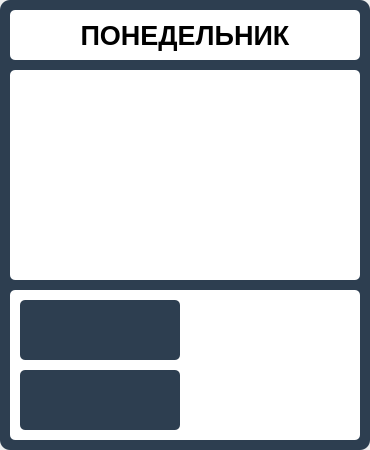
<?xml version="1.0" encoding="UTF-8"?>
<ui version="4.0">
 <class>menuCard</class>
 <widget class="QWidget" name="menuCard">
  <property name="geometry">
   <rect>
    <x>0</x>
    <y>0</y>
    <width>370</width>
    <height>450</height>
   </rect>
  </property>
  <property name="sizePolicy">
   <sizepolicy hsizetype="Fixed" vsizetype="Fixed">
    <horstretch>0</horstretch>
    <verstretch>0</verstretch>
   </sizepolicy>
  </property>
  <property name="styleSheet">
   <string notr="true">border: none;</string>
  </property>
  <layout class="QVBoxLayout" name="outerLayout">
   <property name="spacing">
    <number>0</number>
   </property>
   <property name="leftMargin">
    <number>0</number>
   </property>
   <property name="topMargin">
    <number>0</number>
   </property>
   <property name="rightMargin">
    <number>0</number>
   </property>
   <property name="bottomMargin">
    <number>0</number>
   </property>
   <item>
    <widget class="QFrame" name="mainContainer">
     <property name="styleSheet">
      <string notr="true">background: #2d3e50; border-radius: 10px;</string>
     </property>
     <property name="frameShape">
      <enum>QFrame::Shape::StyledPanel</enum>
     </property>
     <property name="frameShadow">
      <enum>QFrame::Shadow::Raised</enum>
     </property>
     <layout class="QVBoxLayout" name="verticalLayout" stretch="0,0,0">
      <property name="spacing">
       <number>10</number>
      </property>
      <property name="leftMargin">
       <number>10</number>
      </property>
      <property name="topMargin">
       <number>10</number>
      </property>
      <property name="rightMargin">
       <number>10</number>
      </property>
      <property name="bottomMargin">
       <number>10</number>
      </property>
      <item>
       <widget class="QLabel" name="dayLabel">
        <property name="sizePolicy">
         <sizepolicy hsizetype="Expanding" vsizetype="Fixed">
          <horstretch>0</horstretch>
          <verstretch>0</verstretch>
         </sizepolicy>
        </property>
        <property name="minimumSize">
         <size>
          <width>0</width>
          <height>50</height>
         </size>
        </property>
        <property name="font">
         <font>
          <pointsize>20</pointsize>
          <bold>true</bold>
         </font>
        </property>
        <property name="styleSheet">
         <string notr="true">background: white; color: black; border-radius: 5px;</string>
        </property>
        <property name="text">
         <string>ПОНЕДЕЛЬНИК</string>
        </property>
        <property name="alignment">
         <set>Qt::AlignmentFlag::AlignCenter</set>
        </property>
       </widget>
      </item>
      <item>
       <widget class="QFrame" name="menuFrame">
        <property name="sizePolicy">
         <sizepolicy hsizetype="Expanding" vsizetype="Expanding">
          <horstretch>0</horstretch>
          <verstretch>1</verstretch>
         </sizepolicy>
        </property>
        <property name="styleSheet">
         <string notr="true">background: white; border-radius: 5px;</string>
        </property>
        <property name="frameShape">
         <enum>QFrame::Shape::StyledPanel</enum>
        </property>
        <property name="frameShadow">
         <enum>QFrame::Shadow::Raised</enum>
        </property>
        <layout class="QVBoxLayout" name="menuFrameLayout">
         <property name="spacing">
          <number>5</number>
         </property>
         <property name="leftMargin">
          <number>3</number>
         </property>
         <property name="topMargin">
          <number>3</number>
         </property>
         <property name="rightMargin">
          <number>3</number>
         </property>
         <property name="bottomMargin">
          <number>3</number>
         </property>
         <item>
          <widget class="QScrollArea" name="menuScrollArea">
           <property name="sizePolicy">
            <sizepolicy hsizetype="Minimum" vsizetype="Minimum">
             <horstretch>0</horstretch>
             <verstretch>1</verstretch>
            </sizepolicy>
           </property>
           <property name="frameShape">
            <enum>QFrame::Shape::NoFrame</enum>
           </property>
           <property name="frameShadow">
            <enum>QFrame::Shadow::Plain</enum>
           </property>
           <property name="lineWidth">
            <number>0</number>
           </property>
           <property name="horizontalScrollBarPolicy">
            <enum>Qt::ScrollBarPolicy::ScrollBarAlwaysOff</enum>
           </property>
           <property name="widgetResizable">
            <bool>true</bool>
           </property>
           <widget class="QWidget" name="scrollAreaContents">
            <property name="geometry">
             <rect>
              <x>0</x>
              <y>0</y>
              <width>344</width>
              <height>192</height>
             </rect>
            </property>
            <layout class="QVBoxLayout" name="scrollAreaLayout">
             <property name="spacing">
              <number>5</number>
             </property>
             <property name="leftMargin">
              <number>2</number>
             </property>
             <property name="topMargin">
              <number>2</number>
             </property>
             <property name="rightMargin">
              <number>2</number>
             </property>
             <property name="bottomMargin">
              <number>2</number>
             </property>
             <item>
              <layout class="QVBoxLayout" name="menuVerticalLayout">
               <property name="spacing">
                <number>3</number>
               </property>
              </layout>
             </item>
            </layout>
           </widget>
          </widget>
         </item>
        </layout>
       </widget>
      </item>
      <item>
       <widget class="QFrame" name="bottomFrame">
        <property name="sizePolicy">
         <sizepolicy hsizetype="Expanding" vsizetype="Preferred">
          <horstretch>0</horstretch>
          <verstretch>0</verstretch>
         </sizepolicy>
        </property>
        <property name="minimumSize">
         <size>
          <width>0</width>
          <height>150</height>
         </size>
        </property>
        <property name="styleSheet">
         <string notr="true">background: white; border-radius: 5px;</string>
        </property>
        <property name="frameShape">
         <enum>QFrame::Shape::StyledPanel</enum>
        </property>
        <property name="frameShadow">
         <enum>QFrame::Shadow::Raised</enum>
        </property>
        <layout class="QHBoxLayout" name="horizontalLayout">
         <property name="spacing">
          <number>10</number>
         </property>
         <property name="leftMargin">
          <number>10</number>
         </property>
         <property name="topMargin">
          <number>10</number>
         </property>
         <property name="rightMargin">
          <number>10</number>
         </property>
         <property name="bottomMargin">
          <number>10</number>
         </property>
         <item>
          <layout class="QVBoxLayout" name="verticalLayout_3">
           <property name="spacing">
            <number>10</number>
           </property>
           <item>
            <widget class="QPushButton" name="favoriteButton">
             <property name="minimumSize">
              <size>
               <width>60</width>
               <height>60</height>
              </size>
             </property>
             <property name="font">
              <font>
               <bold>true</bold>
              </font>
             </property>
             <property name="cursor">
              <cursorShape>PointingHandCursor</cursorShape>
             </property>
             <property name="styleSheet">
              <string notr="true">border: none; background: #2d3e50; color: white; border-radius: 5px;</string>
             </property>
             <property name="text">
              <string/>
             </property>
             <property name="icon">
              <iconset>
               <normaloff>images/star.png</normaloff>images/star.png</iconset>
             </property>
             <property name="iconSize">
              <size>
               <width>30</width>
               <height>30</height>
              </size>
             </property>
            </widget>
           </item>
           <item>
            <spacer name="verticalSpacer">
             <property name="orientation">
              <enum>Qt::Orientation::Vertical</enum>
             </property>
             <property name="sizeHint" stdset="0">
              <size>
               <width>20</width>
               <height>0</height>
              </size>
             </property>
            </spacer>
           </item>
           <item>
            <widget class="QPushButton" name="updateButton">
             <property name="minimumSize">
              <size>
               <width>60</width>
               <height>60</height>
              </size>
             </property>
             <property name="font">
              <font>
               <bold>true</bold>
              </font>
             </property>
             <property name="cursor">
              <cursorShape>PointingHandCursor</cursorShape>
             </property>
             <property name="styleSheet">
              <string notr="true">border: none; background: #2d3e50; color: white; border-radius: 5px;</string>
             </property>
             <property name="text">
              <string/>
             </property>
             <property name="icon">
              <iconset>
               <normaloff>images/upde.png</normaloff>images/upde.png</iconset>
             </property>
             <property name="iconSize">
              <size>
               <width>30</width>
               <height>30</height>
              </size>
             </property>
            </widget>
           </item>
          </layout>
         </item>
         <item>
          <widget class="QScrollArea" name="paramsScrollArea">
           <property name="sizePolicy">
            <sizepolicy hsizetype="Minimum" vsizetype="Minimum">
             <horstretch>0</horstretch>
             <verstretch>0</verstretch>
            </sizepolicy>
           </property>
           <property name="frameShape">
            <enum>QFrame::Shape::NoFrame</enum>
           </property>
           <property name="lineWidth">
            <number>0</number>
           </property>
           <property name="horizontalScrollBarPolicy">
            <enum>Qt::ScrollBarPolicy::ScrollBarAlwaysOff</enum>
           </property>
           <property name="widgetResizable">
            <bool>true</bool>
           </property>
           <widget class="QWidget" name="rightSide">
            <property name="geometry">
             <rect>
              <x>0</x>
              <y>0</y>
              <width>160</width>
              <height>142</height>
             </rect>
            </property>
            <property name="styleSheet">
             <string notr="true">border: none;</string>
            </property>
            <layout class="QVBoxLayout" name="paramsVerticalLayout">
             <property name="spacing">
              <number>5</number>
             </property>
             <property name="leftMargin">
              <number>0</number>
             </property>
             <property name="topMargin">
              <number>0</number>
             </property>
             <property name="rightMargin">
              <number>0</number>
             </property>
             <property name="bottomMargin">
              <number>0</number>
             </property>
            </layout>
           </widget>
          </widget>
         </item>
        </layout>
       </widget>
      </item>
     </layout>
    </widget>
   </item>
  </layout>
 </widget>
 <resources/>
 <connections/>
</ui>
